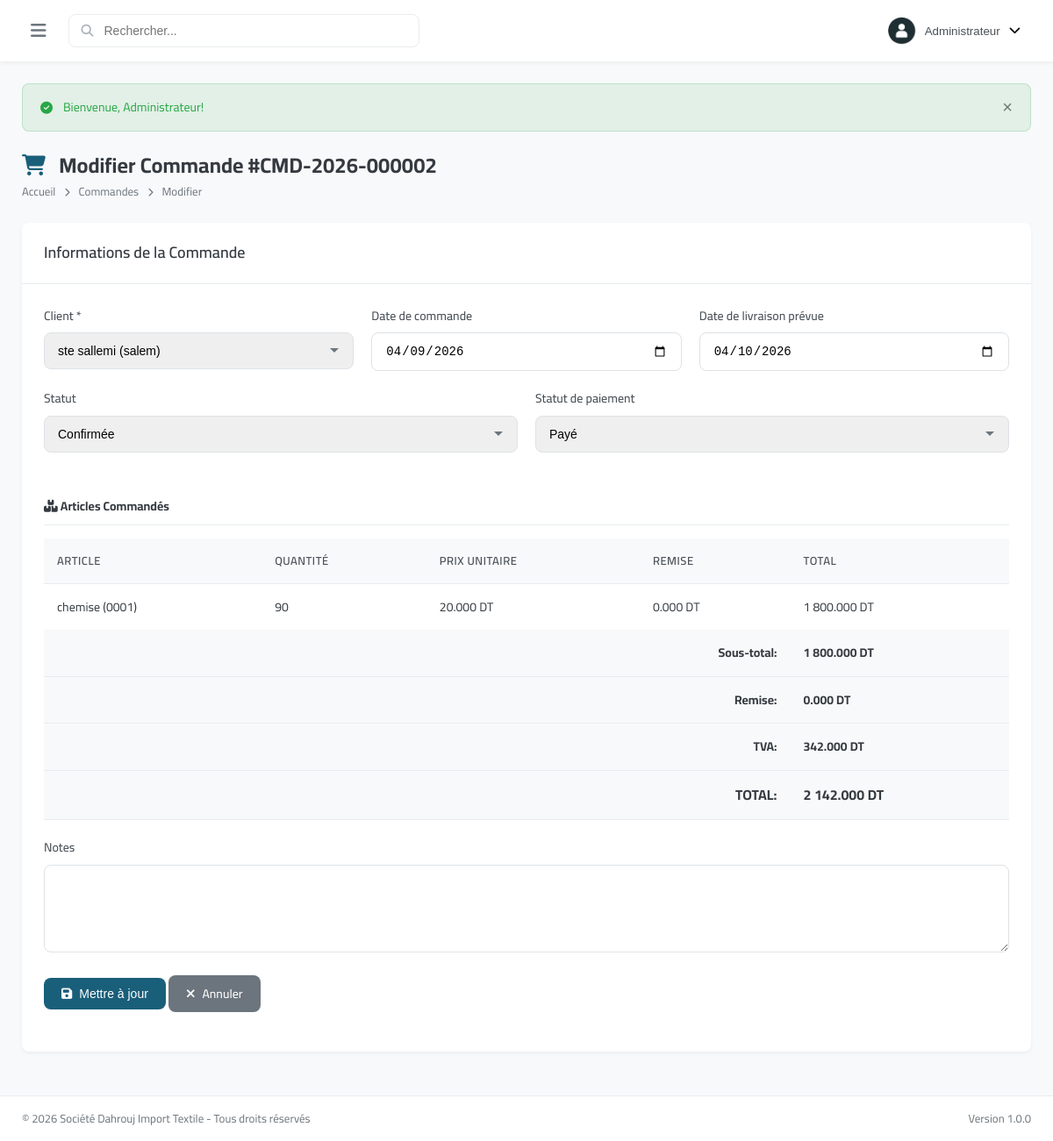
Page /modules/orders/edit.php?id=2 (signed in) on the committed database.
### tables this page shows
CREATE TABLE `orders` (
  `id` int(11) NOT NULL,
  `order_number` varchar(50) NOT NULL,
  `customer_id` int(11) DEFAULT NULL,
  `user_id` int(11) DEFAULT NULL,
  `order_date` date DEFAULT curdate(),
  `delivery_date` date DEFAULT NULL,
  `subtotal` decimal(15,3) DEFAULT 0.000,
  `discount` decimal(15,3) DEFAULT 0.000,
  `tax_rate` decimal(5,2) DEFAULT 19.00,
  `tax_amount` decimal(15,3) DEFAULT 0.000,
  `total` decimal(15,3) DEFAULT 0.000,
  `paid_amount` decimal(15,3) DEFAULT 0.000,
  `status` enum('pending','confirmed','processing','shipped','delivered','cancelled') DEFAULT 'pending',
  `payment_status` enum('unpaid','partial','paid') DEFAULT 'unpaid',
  `payment_method` enum('cash','check','transfer','credit') DEFAULT 'cash',
  `notes` text DEFAULT NULL,
  `created_at` datetime DEFAULT current_timestamp(),
  `updated_at` datetime DEFAULT current_timestamp() ON UPDATE current_timestamp()
);

CREATE TABLE `customers` (
  `id` int(11) NOT NULL,
  `code` varchar(50) NOT NULL,
  `company_name` varchar(200) DEFAULT NULL,
  `contact_name` varchar(100) DEFAULT NULL,
  `email` varchar(100) DEFAULT NULL,
  `phone` varchar(20) DEFAULT NULL,
  `phone2` varchar(20) DEFAULT NULL,
  `address` text DEFAULT NULL,
  `city` varchar(50) DEFAULT NULL,
  `country` varchar(50) DEFAULT 'Tunisia',
  `tax_number` varchar(50) DEFAULT NULL,
  `registration_number` varchar(50) DEFAULT NULL,
  `credit_limit` decimal(15,3) DEFAULT 0.000,
  `balance` decimal(15,3) DEFAULT 0.000,
  `status` enum('active','inactive') DEFAULT 'active',
  `notes` text DEFAULT NULL,
  `created_at` datetime DEFAULT current_timestamp(),
  `updated_at` datetime DEFAULT current_timestamp() ON UPDATE current_timestamp()
);

CREATE TABLE `order_items` (
  `id` int(11) NOT NULL,
  `order_id` int(11) NOT NULL,
  `article_id` int(11) DEFAULT NULL,
  `quantity` int(11) NOT NULL,
  `unit_price` decimal(15,3) NOT NULL,
  `discount` decimal(15,3) DEFAULT 0.000,
  `total` decimal(15,3) NOT NULL
);

CREATE TABLE `articles` (
  `id` int(11) NOT NULL,
  `code` varchar(50) NOT NULL,
  `name` varchar(200) NOT NULL,
  `description` text DEFAULT NULL,
  `category_id` int(11) DEFAULT NULL,
  `purchase_price` decimal(15,3) DEFAULT 0.000,
  `sale_price` decimal(15,3) DEFAULT 0.000,
  `wholesale_price` decimal(15,3) DEFAULT 0.000,
  `quantity` int(11) DEFAULT 0,
  `min_stock` int(11) DEFAULT 10,
  `unit` varchar(20) DEFAULT 'piece',
  `image` varchar(255) DEFAULT NULL,
  `status` enum('active','inactive') DEFAULT 'active',
  `created_at` datetime DEFAULT current_timestamp(),
  `updated_at` datetime DEFAULT current_timestamp() ON UPDATE current_timestamp()
);

### includes/config.php (called while the page is built, shortened)
<?php
function formatMoney($amount) {
    return number_format($amount, 3, '.', ' ') . ' ' . APP_CURRENCY_SYMBOL;
}
?>

### modules/orders/edit.php (the view, shortened to what this page needs)
<?php
require_once '../../includes/config.php';
$db = getDB();
$id = intval($_GET['id'] ?? 0);
$stmt = $db->prepare("SELECT * FROM orders WHERE id = ?");
$stmt->execute([$id]);
$order = $stmt->fetch();
$customers = $db->query("SELECT id, company_name, contact_name FROM customers WHERE status = 'active' ORDER BY company_name ASC")->fetchAll();
$items = $db->prepare("SELECT oi.*, a.code, a.name, a.quantity as stock, a.sale_price, a.wholesale_price
    FROM order_items oi
    LEFT JOIN articles a ON oi.article_id = a.id
    WHERE oi.order_id = ?");
$items->execute([$id]);
$orderItems = $items->fetchAll();
require_once '../../includes/header.php';
?>
<div class="page-header">
    <div>
        <h1 class="page-title"><i class="fas fa-shopping-cart"></i> Modifier Commande #<?php echo $order['order_number']; ?></h1>
        <nav class="breadcrumb">
            <a href="../../index.php">Accueil</a>
            <i class="fas fa-chevron-right"></i>
            <a href="index.php">Commandes</a>
            <i class="fas fa-chevron-right"></i>
            <span>Modifier</span>
        </nav>
    </div>
</div>
<div class="card">
    <div class="card-header">
        <h3 class="card-title">Informations de la Commande</h3>
    </div>
    <div class="card-body">
        <form method="POST" action="" data-validate>
            <div class="form-row">
                <div class="form-group">
                    <label for="customer_id">Client <span class="text-danger">*</span></label>
                    <select id="customer_id" name="customer_id" class="form-control" required>
                        <?php foreach ($customers as $cust): ?>
                        <option value="<?php echo $cust['id']; ?>" <?php echo $order['customer_id'] == $cust['id'] ? 'selected' : ''; ?>>
                            <?php echo $cust['company_name'] ? $cust['company_name'] . ' (' . $cust['contact_name'] . ')' : $cust['contact_name']; ?>
                        </option>
                        <?php endforeach; ?>
                    </select>
                </div>
                <div class="form-group">
                    <label for="order_date">Date de commande</label>
                    <input type="date" id="order_date" name="order_date" class="form-control"
                           value="<?php echo $order['order_date']; ?>">
                </div>
                <div class="form-group">
                    <label for="delivery_date">Date de livraison prévue</label>
                    <input type="date" id="delivery_date" name="delivery_date" class="form-control"
                           value="<?php echo $order['delivery_date']; ?>">
                </div>
            </div>
            <div class="form-row">
                <div class="form-group">
                    <label for="status">Statut</label>
                    <select id="status" name="status" class="form-control">
                        <option value="confirmed" <?php echo $order['status'] === 'confirmed' ? 'selected' : ''; ?>>Confirmée</option>
                    </select>
                </div>
                <div class="form-group">
                    <label for="payment_status">Statut de paiement</label>
                    <select id="payment_status" name="payment_status" class="form-control">
                        <option value="paid" <?php echo $order['payment_status'] === 'paid' ? 'selected' : ''; ?>>Payé</option>
                    </select>
                </div>
            </div>
            <h4 style="margin: 30px 0 15px; padding-bottom: 10px; border-bottom: 1px solid var(--gray-200);">
                <i class="fas fa-boxes"></i> Articles Commandés
            </h4>
            <div class="table-responsive">
                <table class="data-table">
                    <thead>
                        <tr>
                            <th>Article</th>
                            <th>Quantité</th>
                            <th>Prix Unitaire</th>
                            <th>Remise</th>
                            <th>Total</th>
                        </tr>
                    </thead>
                    <tbody>
                        <?php foreach ($orderItems as $item): ?>
                        <tr>
                            <td><?php echo $item['name']; ?> (<?php echo $item['code']; ?>)</td>
                            <td><?php echo $item['quantity']; ?></td>
                            <td><?php echo formatMoney($item['unit_price']); ?></td>
                            <td><?php echo formatMoney($item['discount']); ?></td>
                            <td><?php echo formatMoney($item['total']); ?></td>
                        </tr>
                        <?php endforeach; ?>
                    </tbody>
                    <tfoot style="background: var(--gray-100); font-weight: bold;">
                        <tr>
                            <td colspan="4" style="text-align: right;">Sous-total:</td>
                            <td><?php echo formatMoney($order['subtotal']); ?></td>
                        </tr>
                        <tr>
                            <td colspan="4" style="text-align: right;">Remise:</td>
                            <td><?php echo formatMoney($order['discount']); ?></td>
                        </tr>
                        <tr>
                            <td colspan="4" style="text-align: right;">TVA:</td>
                            <td><?php echo formatMoney($order['tax_amount']); ?></td>
                        </tr>
                        <tr style="font-size: 16px;">
                            <td colspan="4" style="text-align: right;">TOTAL:</td>
                            <td><?php echo formatMoney($order['total']); ?></td>
                        </tr>
                    </tfoot>
                </table>
            </div>
            <div class="form-group" style="margin-top: 20px;">
                <label for="notes">Notes</label>
                <textarea id="notes" name="notes" class="form-control" rows="3"><?php echo $order['notes']; ?></textarea>
            </div>
            <div class="form-group">
                <button type="submit" class="btn btn-primary">
                    <i class="fas fa-save"></i> Mettre à jour
                </button>
                <a href="view.php?id=<?php echo $order['id']; ?>" class="btn btn-secondary">
                    <i class="fas fa-times"></i> Annuler
                </a>
            </div>
        </form>
    </div>
</div>
<?php require_once '../../includes/footer.php'; ?>

### assets/css/style.css (style rules this page uses)
:root { --primary-color: #1a5f7a; --primary-dark: #134b61; --primary-light: #2d8faf; --secondary-color: #c84b31; --secondary-dark: #a33d27; --success-color: #28a745; --warning-color: #ffc107; --danger-color: #dc3545; --info-color: #17a2b8; --light-color: #f8f9fa; --dark-color: #343a40; --gray-100: #f8f9fa; --gray-200: #e9ecef; --gray-300: #dee2e6; --gray-400: #ced4da; --gray-500: #adb5bd; --gray-600: #6c757d; --gray-700: #495057; --gray-800: #343a40; --gray-900: #212529; --sidebar-width: 280px; --sidebar-collapsed: 70px; --header-height: 70px; --footer-height: 50px; --border-radius: 8px; --border-radius-lg: 12px; --border-radius-sm: 4px; --shadow-sm: 0 2px 4px rgba(0,0,0,0.05); --shadow: 0 4px 6px rgba(0,0,0,0.1); --shadow-lg: 0 10px 25px rgba(0,0,0,0.15); --transition: all 0.3s ease; }
* { margin: 0; padding: 0; box-sizing: border-box; }
body { font-family: 'Cairo', -apple-system, BlinkMacSystemFont, 'Segoe UI', Roboto, sans-serif; font-size: 14px; line-height: 1.6; color: var(--gray-800); background-color: var(--gray-100); direction: ltr; }
a { text-decoration: none; color: inherit; transition: var(--transition); }
.page-header { display: flex; justify-content: space-between; align-items: center; margin-bottom: 25px; flex-wrap: wrap; gap: 15px; }
.page-title { font-size: 24px; font-weight: 700; color: var(--gray-800); }
.page-title i { color: var(--primary-color); margin-right: 10px; }
.breadcrumb { display: flex; align-items: center; gap: 10px; font-size: 13px; color: var(--gray-600); }
.breadcrumb i { font-size: 10px; }
.card { background: white; border-radius: var(--border-radius); box-shadow: var(--shadow-sm); margin-bottom: 25px; }
.card-header { padding: 20px 25px; border-bottom: 1px solid var(--gray-200); display: flex; justify-content: space-between; align-items: center; flex-wrap: wrap; gap: 15px; }
.card-title { font-size: 18px; font-weight: 600; color: var(--gray-800); }
.card-body { padding: 25px; }
.table-responsive { overflow-x: auto; }
.data-table { width: 100%; border-collapse: collapse; }
.data-table th, .data-table td { padding: 15px; text-align: left; border-bottom: 1px solid var(--gray-200); }
.data-table th { background: var(--gray-100); font-weight: 600; color: var(--gray-700); font-size: 13px; text-transform: uppercase; letter-spacing: 0.5px; }
.data-table tbody tr:last-child td { border-bottom: none; }
.btn { display: inline-flex; align-items: center; justify-content: center; gap: 8px; padding: 10px 20px; font-size: 14px; font-weight: 500; border-radius: var(--border-radius); border: none; cursor: pointer; transition: var(--transition); }
.btn-primary { background: var(--primary-color); color: white; }
.btn-secondary { background: var(--gray-600); color: white; }
.form-group { margin-bottom: 20px; }
.form-row { display: grid; grid-template-columns: repeat(auto-fit, minmax(200px, 1fr)); gap: 20px; }
label { display: block; margin-bottom: 8px; font-weight: 500; color: var(--gray-700); }
.form-control { width: 100%; padding: 12px 15px; border: 1px solid var(--gray-300); border-radius: var(--border-radius); font-size: 14px; transition: var(--transition); }
select.form-control { appearance: none; background-repeat: no-repeat; background-position: right 15px center; padding-right: 40px; }
textarea.form-control { resize: vertical; min-height: 100px; }

### rows in the picture
orders: order_number "CMD-2026-000002", customer_id "ste sallemi (salem)", order_date "04/09/2026", delivery_date "04/10/2026", status "Confirmée", payment_status "Payé", subtotal "1 800.000 DT", discount "0.000 DT", tax_amount "342.000 DT", total "2 142.000 DT"
order_items: article.name "chemise", article.code "0001", quantity "90", unit_price "20.000 DT", discount "0.000 DT", total "1 800.000 DT"

### other values in the picture
$_SESSION['user_name'] "Administrateur"
$flash['message'] "Bienvenue, Administrateur!"
APP_NAME "Société Dahrouj Import Textile"
APP_VERSION "1.0.0"
